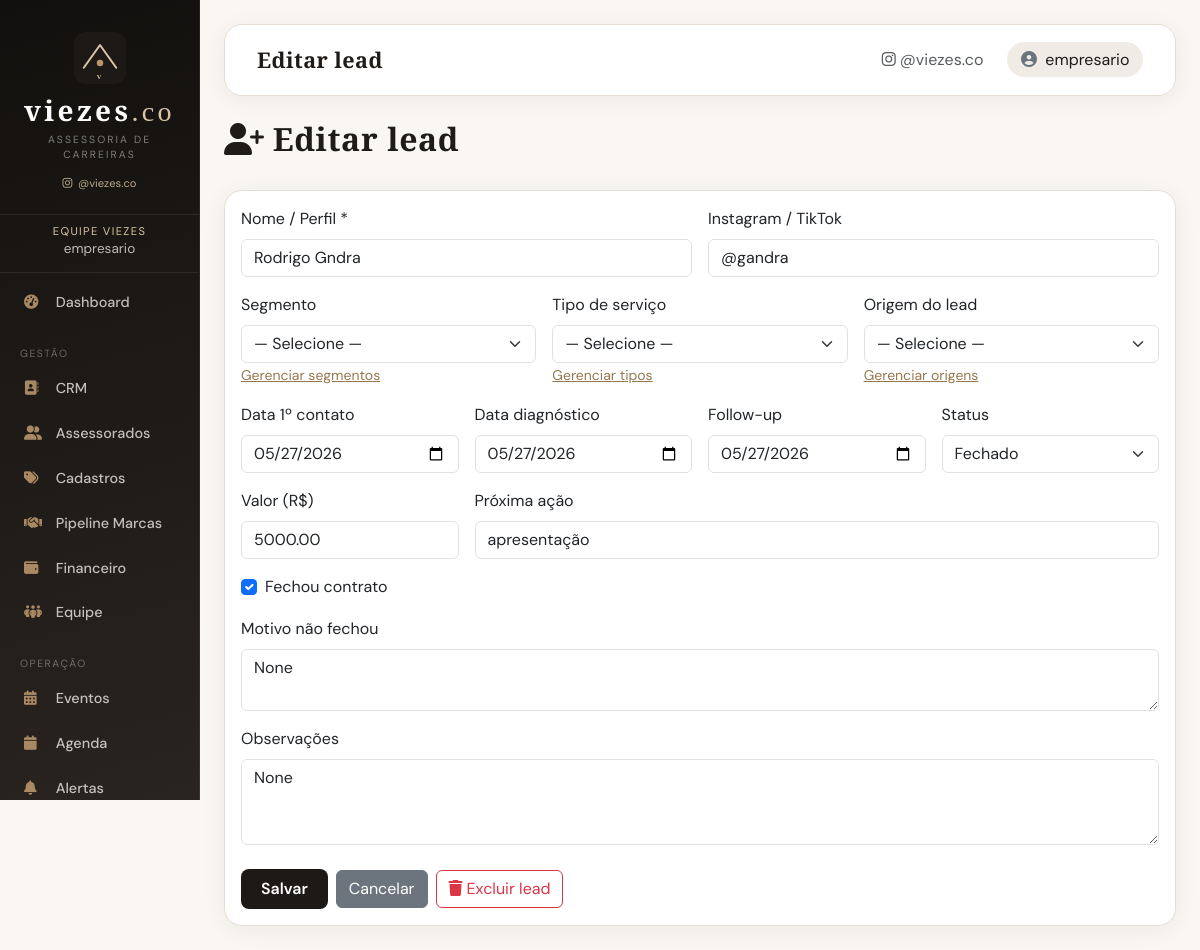
/crm/leads/1/edit (signed in), run on the app's committed database.
### app/models.py (models this page shows, shortened)
class User(UserMixin, db.Model):
    id = db.Column(db.Integer, primary_key=True)
    username = db.Column(db.String(80), unique=True, nullable=False)
    email = db.Column(db.String(120), unique=True, nullable=False)
    password_hash = db.Column(db.String(255), nullable=False)
    is_manager = db.Column(db.Boolean, default=False)  # True para empresário
    artist_id = db.Column(db.Integer, db.ForeignKey('artist.id'), nullable=True)
    display_name = db.Column(db.String(120), nullable=True)
    team_role = db.Column(db.String(40), nullable=True)  # estrategico, operacional, captacao
    phone = db.Column(db.String(20), nullable=True)
    is_active_user = db.Column(db.Boolean, default=True)
    created_at = db.Column(db.DateTime, default=datetime.utcnow)
    google_token = db.Column(db.Text, nullable=True)
    artist = db.relationship('Artist', backref='user_account', uselist=False)

class Lead(db.Model):
    id = db.Column(db.Integer, primary_key=True)
    name = db.Column(db.String(200), nullable=False)
    social_handle = db.Column(db.String(200), nullable=True)  # Instagram / TikTok
    segment = db.Column(db.String(80), nullable=True)  # legado — use segment_id
    service_type = db.Column(db.String(30), nullable=True)
    lead_source = db.Column(db.String(120), nullable=True)
    segment_id = db.Column(db.Integer, db.ForeignKey('catalog_item.id'), nullable=True)
    service_type_id = db.Column(db.Integer, db.ForeignKey('catalog_item.id'), nullable=True)
    lead_source_id = db.Column(db.Integer, db.ForeignKey('catalog_item.id'), nullable=True)
    first_contact_date = db.Column(db.Date, nullable=True)
    diagnostic_date = db.Column(db.Date, nullable=True)
    status = db.Column(db.String(40), default='novo')  # novo, contato, diagnostico, proposta, negociacao, fechado, perdido
    closed = db.Column(db.Boolean, default=False)
    value = db.Column(db.Numeric(12, 2), nullable=True)
    lost_reason = db.Column(db.Text, nullable=True)
    next_action = db.Column(db.String(300), nullable=True)
    follow_up_date = db.Column(db.Date, nullable=True)
    notes = db.Column(db.Text, nullable=True)
    artist_id = db.Column(db.Integer, db.ForeignKey('artist.id'), nullable=True)
    converted_at = db.Column(db.DateTime, nullable=True)
    created_at = db.Column(db.DateTime, default=datetime.utcnow)
    updated_at = db.Column(db.DateTime, default=datetime.utcnow, onupdate=datetime.utcnow)
    artist = db.relationship('Artist', foreign_keys=[artist_id], backref='source_lead')
    segment_ref = db.relationship('CatalogItem', foreign_keys=[segment_id])
    service_type_ref = db.relationship('CatalogItem', foreign_keys=[service_type_id])
    lead_source_ref = db.relationship('CatalogItem', foreign_keys=[lead_source_id])
    STATUS_LABELS = {
        'novo': 'Novo',
        'contato': '1º Contato',
        'diagnostico': 'Diagnóstico',
        'proposta': 'Proposta',
        'negociacao': 'Negociação',
        'fechado': 'Fechado',
        'perdido': 'Perdido',
    }

### app/crm/routes.py (the view, shortened to what this page needs)
@bp.route('/leads/<int:lead_id>/edit', methods=['GET', 'POST'])
@login_required
def edit_lead(lead_id):
    if not _manager_required():
        return redirect(url_for('main.dashboard'))
    lead = Lead.query.get_or_404(lead_id)
    return render_template('crm/lead_form.html', **_lead_form_context(lead))

### app/__init__.py (called while the page is built)
@login_manager.user_loader
def load_user(user_id):
    from app.models import User
    return User.query.get(int(user_id))

### app/catalog/helpers.py (called while the page is built)
def get_active_items(category):
    return (
        CatalogItem.query.filter_by(category=category, is_active=True)
        .order_by(CatalogItem.sort_order, CatalogItem.name)
        .all()
    )

### app/crm/routes.py (called while the page is built)
def _lead_form_context(lead=None):
    return {
        'lead': lead,
        'statuses': Lead.STATUS_LABELS,
        'segments': get_active_items('segment'),
        'service_types': get_active_items('service_type'),
        'lead_sources': get_active_items('lead_source'),
    }

def _manager_required():
    if not current_user.is_manager:
        flash('Acesso restrito à equipe da assessoria.', 'error')
        return False
    return True

### app/templates/crm/lead_form.html (shortened to what this page needs)
{% extends "base.html" %}
{% block page_title %}{% if lead %}Editar lead{% else %}Novo lead{% endif %}{% endblock %}
{% block content %}
<div class="row mb-4">
    <div class="col-12">
        <h2><i class="fas fa-user-plus me-2"></i>{% if lead %}Editar lead{% else %}Novo lead{% endif %}</h2>
    </div>
</div>
<div class="card">
    <div class="card-body">
        <form method="post">
            <div class="row g-3">
                <div class="col-md-6">
                    <label class="form-label">Nome / Perfil *</label>
                    <input type="text" name="name" class="form-control" required
                           value="{{ lead.name if lead else '' }}">
                </div>
                <div class="col-md-6">
                    <label class="form-label">Instagram / TikTok</label>
                    <input type="text" name="social_handle" class="form-control"
                           value="{{ lead.social_handle if lead else '' }}" placeholder="@perfil">
                </div>
                <div class="col-md-4">
                    <label class="form-label">Segmento</label>
                    <select name="segment_id" class="form-select">
                        <option value="">— Selecione —</option>
                    </select>
                    <small class="text-muted"><a href="{{ url_for('catalog.list_items', category='segment') }}">Gerenciar segmentos</a></small>
                </div>
                <div class="col-md-4">
                    <label class="form-label">Tipo de serviço</label>
                    <select name="service_type_id" class="form-select">
                        <option value="">— Selecione —</option>
                    </select>
                    <small class="text-muted"><a href="{{ url_for('catalog.list_items', category='service_type') }}">Gerenciar tipos</a></small>
                </div>
                <div class="col-md-4">
                    <label class="form-label">Origem do lead</label>
                    <select name="lead_source_id" class="form-select">
                        <option value="">— Selecione —</option>
                    </select>
                    <small class="text-muted"><a href="{{ url_for('catalog.list_items', category='lead_source') }}">Gerenciar origens</a></small>
                </div>
                <div class="col-md-3">
                    <label class="form-label">Data 1º contato</label>
                    <input type="date" name="first_contact_date" class="form-control"
                           value="{{ lead.first_contact_date.isoformat() if lead and lead.first_contact_date else '' }}">
                </div>
                <div class="col-md-3">
                    <label class="form-label">Data diagnóstico</label>
                    <input type="date" name="diagnostic_date" class="form-control"
                           value="{{ lead.diagnostic_date.isoformat() if lead and lead.diagnostic_date else '' }}">
                </div>
                <div class="col-md-3">
                    <label class="form-label">Follow-up</label>
                    <input type="date" name="follow_up_date" class="form-control"
                           value="{{ lead.follow_up_date.isoformat() if lead and lead.follow_up_date else '' }}">
                </div>
                <div class="col-md-3">
                    <label class="form-label">Status</label>
                    <select name="status" class="form-select">
                        {% for key, label in statuses.items() %}
                        <option value="{{ key }}" {% if lead and lead.status == key %}selected{% elif not lead and key == 'novo' %}selected{% endif %}>{{ label }}</option>
                        {% endfor %}
                    </select>
                </div>
                <div class="col-md-3">
                    <label class="form-label">Valor (R$)</label>
                    <input type="text" name="value" class="form-control"
                           value="{{ lead.value if lead and lead.value else '' }}" placeholder="0,00">
                </div>
                <div class="col-md-9">
                    <label class="form-label">Próxima ação</label>
                    <input type="text" name="next_action" class="form-control"
                           value="{{ lead.next_action if lead else '' }}">
                </div>
                <div class="col-12">
                    <div class="form-check">
                        <input class="form-check-input" type="checkbox" name="closed" id="closed"
                               {% if lead and lead.closed %}checked{% endif %}>
                        <label class="form-check-label" for="closed">Fechou contrato</label>
                    </div>
                </div>
                <div class="col-12">
                    <label class="form-label">Motivo não fechou</label>
                    <textarea name="lost_reason" class="form-control" rows="2">{{ lead.lost_reason if lead else '' }}</textarea>
                </div>
                <div class="col-12">
                    <label class="form-label">Observações</label>
                    <textarea name="notes" class="form-control" rows="3">{{ lead.notes if lead else '' }}</textarea>
                </div>
            </div>
            <div class="mt-4 d-flex flex-wrap gap-2 align-items-center">
                <button type="submit" class="btn btn-primary">Salvar</button>
                <a href="{{ url_for('crm.index') }}" class="btn btn-secondary">Cancelar</a>
                {% if lead %}
                <form method="post" action="{{ url_for('crm.delete_lead', lead_id=lead.id) }}" class="ms-auto"
                      onsubmit="return confirm('Excluir este lead?{% if lead.artist_id %} O assessorado vinculado será mantido.{% endif %}');">
                    <button type="submit" class="btn btn-outline-danger">
                        <i class="fas fa-trash me-1"></i>Excluir lead
                    </button>
                </form>
                {% endif %}
            </div>
        </form>
    </div>
</div>
{% endblock %}

### app/templates/base.html (shortened to what this page needs)
<!DOCTYPE html>
<html lang="pt-BR">
<head>
    <link href="https://cdn.jsdelivr.net/npm/bootstrap@5.3.0/dist/css/bootstrap.min.css" rel="stylesheet">
    <link href="https://cdnjs.cloudflare.com/ajax/libs/font-awesome/6.5.1/css/all.min.css" rel="stylesheet">
    <link href="https://cdn.jsdelivr.net/npm/fullcalendar@6.1.4/index.global.min.css" rel="stylesheet">
    <link href="{{ url_for('static', filename='css/viezes.css') }}" rel="stylesheet">
</head>
<body class="{% block body_class %}{% endblock %}">
    <div class="container-fluid">
        <div class="row">
            {% if current_user.is_authenticated %}
            <div class="col-md-2 px-0 desktop-sidebar">
                <div class="sidebar py-2">
                    {% include '_viezes_brand.html' %}
                    <div class="sidebar-user">
                        <div class="role">{% if current_user.is_manager %}Equipe Viezes{% else %}Assessorado{% endif %}</div>
                        <div class="name">{{ current_user.display_name or current_user.username }}</div>
                    </div>
                    {% include '_sidebar_nav.html' %}
                </div>
            </div>
            {% endif %}
            <div class="{% if current_user.is_authenticated %}col-md-10{% else %}col-12{% endif %} px-0">
                <div class="main-content p-4">
                    {% if current_user.is_authenticated %}
                    <nav class="navbar navbar-expand-lg top-navbar mb-4">
                        <div class="container-fluid">
                            <span class="navbar-brand mb-0">
                                {% block page_title %}Painel{% endblock %}
                            </span>
                            <div class="navbar-nav ms-auto align-items-center">
                                <a href="https://www.instagram.com/viezes.co" target="_blank" rel="noopener"
                                   class="nav-link d-none d-md-inline text-muted small me-3">
                                    <i class="fab fa-instagram me-1"></i>@viezes.co
                                </a>
                                <span class="user-pill">
                                    <i class="fas fa-circle-user me-1 text-secondary"></i>
                                    {{ current_user.display_name or current_user.username }}
                                </span>
                            </div>
                        </div>
                    </nav>
                    {% endif %}
                    {% block content %}{% endblock %}
                </div>
            </div>
        </div>
    </div>
</body>
</html>

### app/static/css/viezes.css (style rules this page uses)
:root { --vz-black: #12100e; --vz-espresso: #1c1916; --vz-brown: #2d2824; --vz-cream: #faf7f2; --vz-linen: #f0ebe4; --vz-sand: #e5ddd3; --vz-gold: #b8956b; --vz-gold-dark: #96784f; --vz-gold-light: #d9c4a3; --vz-rose: #9e7b7b; --vz-rose-soft: #e8d8d8; --vz-text: #1f1b18; --vz-text-muted: #6f6760; --vz-white: #ffffff; --vz-success: #5a7d5c; --vz-warning: #c4a035; --vz-danger: #b85c5c; --vz-radius: 12px; --vz-radius-lg: 18px; --vz-shadow: 0 4px 24px rgba(28, 25, 22, 0.06); --vz-shadow-lg: 0 12px 40px rgba(28, 25, 22, 0.1); --font-display: 'Cormorant Garamond', Georgia, serif; --font-body: 'DM Sans', system-ui, sans-serif; --sidebar-width: 260px; }
.btn-primary { --bs-btn-bg: var(--vz-espresso); --bs-btn-border-color: var(--vz-espresso); --bs-btn-hover-bg: var(--vz-brown); --bs-btn-hover-border-color: var(--vz-brown); --bs-btn-active-bg: var(--vz-black); --bs-btn-focus-shadow-rgb: 184, 149, 107; }
body { font-family: var(--font-body); color: var(--vz-text); background: var(--vz-cream); -webkit-font-smoothing: antialiased; }
h1, h2, h3, h4, h5, h6, .navbar-brand, .card-header, .brand-display { font-family: var(--font-display); font-weight: 600; letter-spacing: 0.02em; }
.sidebar, .mobile-sidebar { background: linear-gradient(165deg, var(--vz-black) 0%, var(--vz-espresso) 45%, #2a2420 100%); border-right: 1px solid rgba(184, 149, 107, 0.15); }
@media (min-width: 769px) { .desktop-sidebar { position: sticky; top: 0; height: 100vh; align-self: flex-start; } }
@media (min-width: 769px) { .desktop-sidebar .sidebar { height: 100vh; overflow-y: auto; overflow-x: hidden; } }
.main-content { background: var(--vz-cream); min-height: 100vh; }
.top-navbar { background: var(--vz-white) !important; border: 1px solid var(--vz-sand); border-radius: var(--vz-radius-lg); box-shadow: var(--vz-shadow); padding: 0.85rem 1.25rem; }
.top-navbar .navbar-brand { color: var(--vz-text) !important; font-size: 1.35rem; }
.top-navbar .user-pill { background: var(--vz-linen); padding: 0.35rem 0.85rem; border-radius: 999px; color: var(--vz-text); }
.card { border: 1px solid var(--vz-sand); border-radius: var(--vz-radius-lg); box-shadow: var(--vz-shadow); background: var(--vz-white); overflow: hidden; }
.btn-primary { background: var(--vz-espresso); border: none; border-radius: 8px; font-weight: 600; padding: 0.5rem 1.25rem; }
a { color: var(--vz-gold-dark); }

### app/templates/base.html (style rules this page uses)
.sidebar { min-height: 100vh; }
.sidebar-user { text-align: center; padding: 0 0.5rem 0.75rem; border-bottom: 1px solid rgba(255,255,255,0.08); margin-bottom: 0.5rem; }
.sidebar-user .role { font-size: 0.7rem; text-transform: uppercase; letter-spacing: 0.12em; color: var(--vz-gold-light); }
.sidebar-user .name { font-size: 0.85rem; color: rgba(255,255,255,0.7); }

### data on the page
User: display_name+username "empresario"
Lead: name "Rodrigo Gndra", social_handle "@gandra", first_contact_date "05/27/2026", diagnostic_date "05/27/2026", follow_up_date "05/27/2026", status "Fechado", value "5000.00", next_action "apresentação", closed "☑", lost_reason "None", notes "None"
